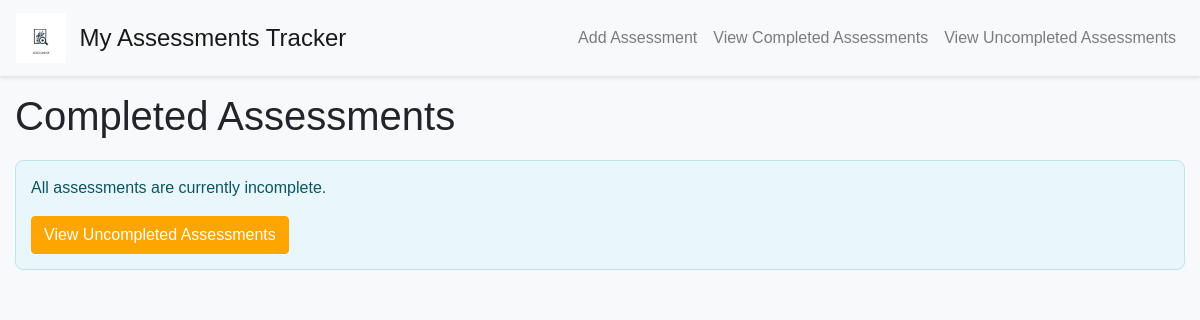
Page /view_completed on the earlier database version.
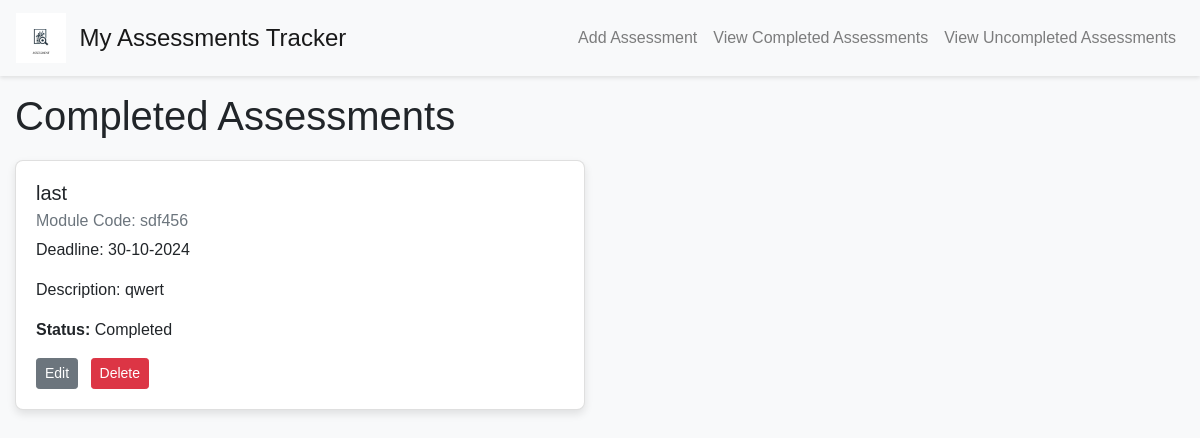
Same page on the later database version.
### app/models.py (models this page shows)
class Assessment(db.Model):
    id = db.Column(db.Integer, primary_key=True)
    title = db.Column(db.String(100), nullable=False)
    module_code = db.Column(db.String(20), nullable=False)
    deadline_date = db.Column(db.DateTime, nullable=False)
    description = db.Column(db.Text, nullable=False)
    is_complete = db.Column(db.Boolean, default=False)

### app/views.py (the view)
@app.route('/view_completed')
def view_completed():
    completed_assessments = Assessment.query.filter_by(is_complete=True).all()
    return render_template('view_completed.html', title='Completed Assessments', assessments=completed_assessments)

### app/templates/view_completed.html
{% extends "base.html" %}
{% block content %}
  <h1>Completed Assessments</h1>
  <div class="assessment-list">
    {% if assessments %}
      <div class="row">
        {% for assessment in assessments %}
          <div class="col-md-6 mb-4">
            <div class="card">
              <div class="card-body">
                <h5 class="card-title">{{ assessment.title }}</h5>
                <h6 class="card-subtitle mb-2 text-muted">Module Code: {{ assessment.module_code }}</h6>
                <p class="card-text">Deadline: {{ assessment.deadline_date.strftime('%d-%m-%Y') }}</p>
                <p class="card-text">Description: {{ assessment.description }}</p>
                <p class="card-text"><strong>Status:</strong> Completed</p>
                <a href="{{ url_for('edit_assessment', assessment_id=assessment.id, next=request.endpoint) }}" class="btn btn-secondary btn-sm mr-2">Edit</a>
                <form action="{{ url_for('delete_assessment', assessment_id=assessment.id) }}" method="post" style="display:inline;">
                  <button type="submit" class="btn btn-danger btn-sm">Delete</button>
                </form>
              </div>
            </div>
          </div>
        {% endfor %}
      </div>
    {% else %}
      <div class="alert alert-info">
        <p>All assessments are currently incomplete.</p>
        <a href="{{ url_for('view_uncompleted') }}" class="btn btn-primary">View Uncompleted Assessments</a>
      </div>
    {% endif %}
  </div>
{% endblock %}

Differences in the rows shown:
added Assessment: title "last", module_code "sdf456", deadline_date "30-10-2024", description "qwert"
Other differences:
text no longer shown: "All assessments are currently incomplete. View Uncompleted Assessments"
